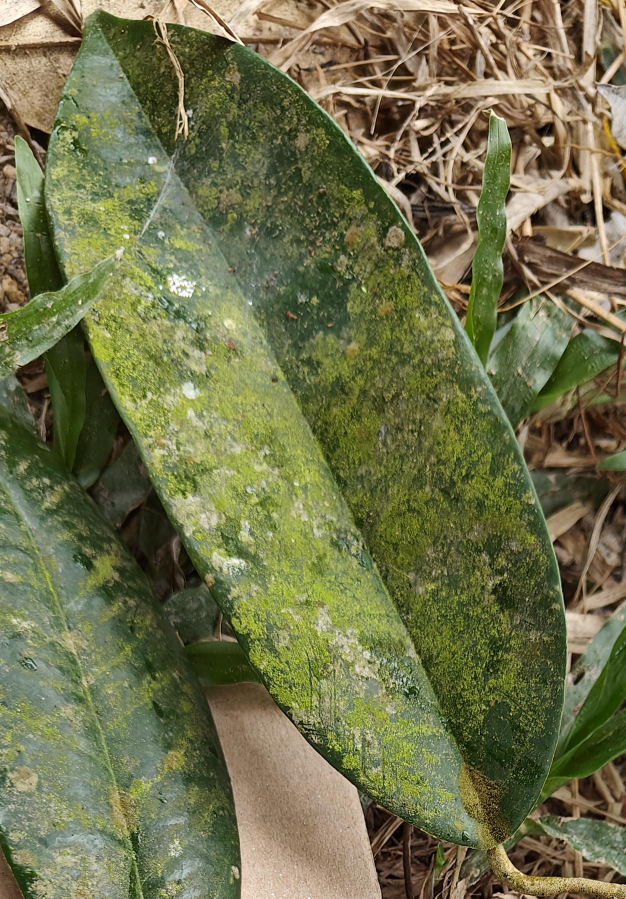
#> input picture datasets_test/Algal Leaf Spot_1.jpg, 1252 x 1797 px (shown at 1/2 size); its folder holds only this picture in this run
$ python -i tools_bbox_cut.py   (imports and definitions only)   (older library calls are emulated)
#> lines starting #> are read from the running program, lines starting #| are printed output that depends on the picture
#> further down, picture is the input picture: PIL image 1252x1797 RGB; mean R, G, B 112.5, 113.7, 75.5
import os
import shutil
import xml.etree.ElementTree as ET
from PIL import Image
import cv2
import numpy as np
import tqdm

def make_abs_path(path):
    return os.path.abspath(os.path.join(os.path.dirname(__file__), path))

# [52 lines left out: functions load_from, read_bbox, filter_and_padding, not called in this run]

# 调整threshold筛选清晰图片
def is_blur_image(cropped_image, threshold=64.0, resize_to=(256, 256)):
    # 转为灰度图并缩小尺寸（加速计算）
#> called with threshold = 64, resize_to = (256, 256)
    gray = np.array(cropped_image.convert('L').resize(resize_to))
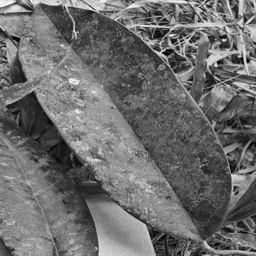
#> gray: shape (256, 256); min 0, max 254, mean 109
    # 使用 OpenCV 的 Sobel 算子计算梯度
    gx = cv2.Sobel(gray, cv2.CV_64F, 1, 0, ksize=3)  # x方向梯度
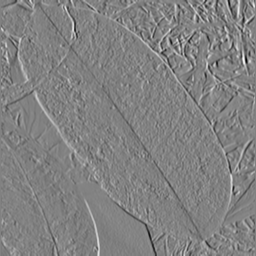
#> gx: shape (256, 256) float64; min -851, max 819, mean -0.5; drawn with min black and max white
    gy = cv2.Sobel(gray, cv2.CV_64F, 0, 1, ksize=3)  # y方向梯度
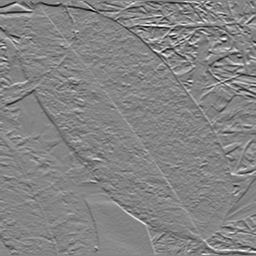
#> gy: shape (256, 256) float64; min -805, max 743, mean -1.4; drawn with min black and max white
    # 计算梯度幅值的均值
    score = np.mean(np.sqrt(gx**2 + gy**2))
#> score = 114.7
    # 打印结果
    print(f"{score:.2f} < {threshold}")
#| 114.75 < 64.0
    return score < threshold  # 值越小越模糊

# [22 lines left out: function bbox_cut, not called in this run]

# [9 lines not run here, left out]

>>> from PIL import Image
>>> picture = Image.open('../datasets_test/Algal Leaf Spot_1.jpg')
>>> result = is_blur_image(picture)
#> result = False

$ run again, on datasets_test/Algal Leaf Spot_13.jpg
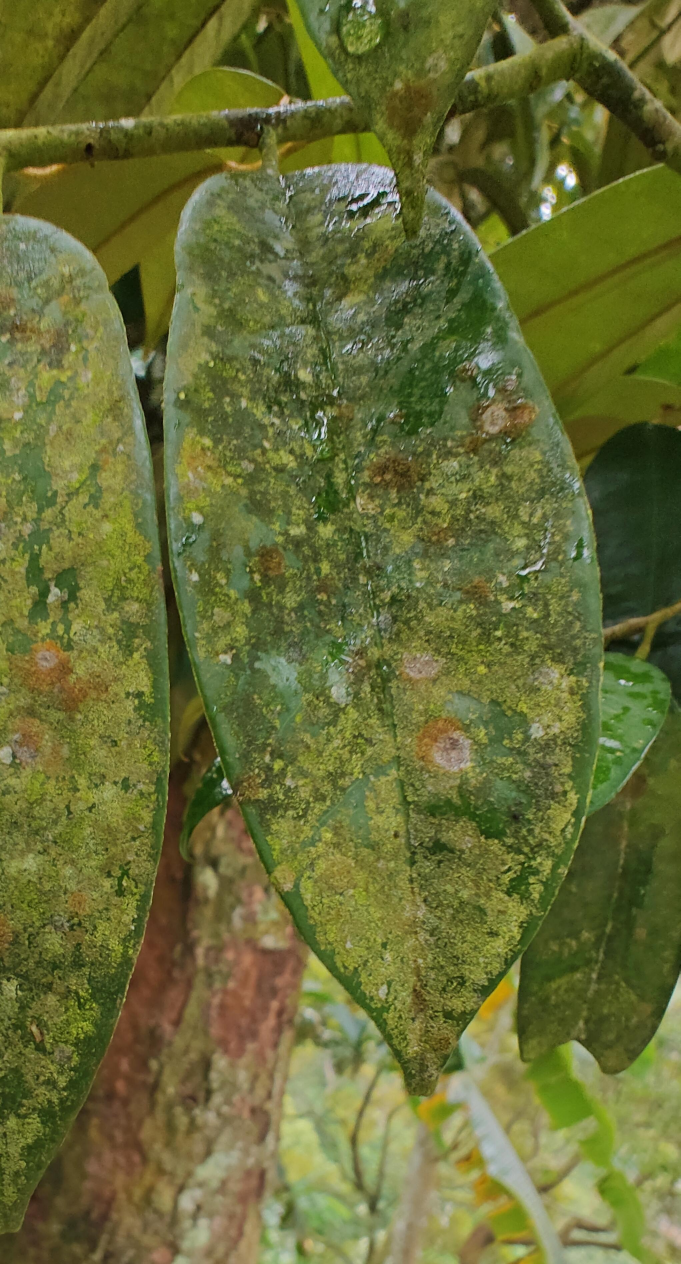
#> input picture datasets_test/Algal Leaf Spot_13.jpg, 2041 x 3792 px (shown at 1/3 size)
#> picture is the input picture: PIL image 2041x3792 RGB; mean R, G, B 104, 108.7, 53.4
#> in is_blur_image, `gray = np.array(cropped_image.convert('L').resize(resize_to))`:
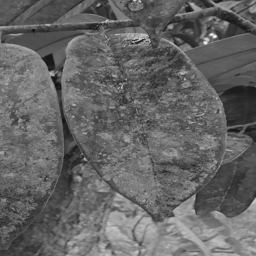
#> gray: shape (256, 256); min 13, max 254, mean 101
#> in is_blur_image, `gy = cv2.Sobel(gray, cv2.CV_64F, 0, 1, ksize=3)`:
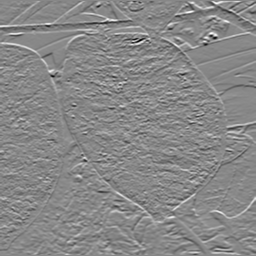
#> gy: shape (256, 256) float64; min -588, max 516, mean 1.3; drawn with min black and max white
#> score = 76.31
#| 76.31 < 64.0
#> result = False

$ run again, on datasets_test/Algal Leaf Spot_16.jpg
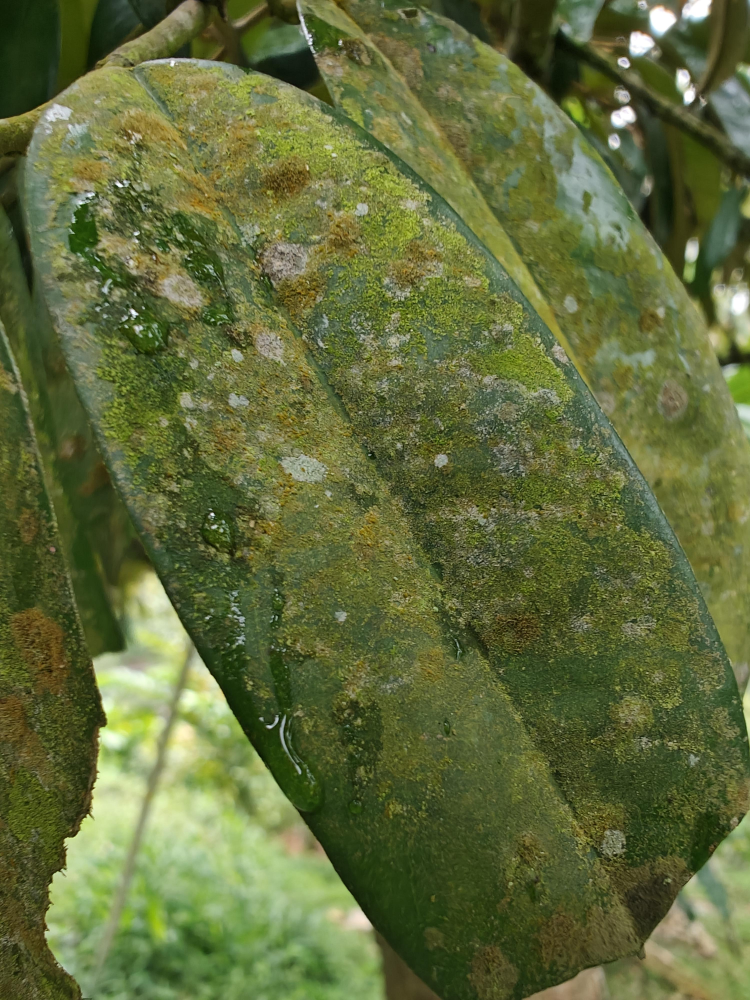
#> input picture datasets_test/Algal Leaf Spot_16.jpg, 3000 x 4000 px (shown at 1/4 size)
#> picture is the input picture: PIL image 3000x4000 RGB; mean R, G, B 97.1, 107.6, 59.4
#> in is_blur_image, `gray = np.array(cropped_image.convert('L').resize(resize_to))`:
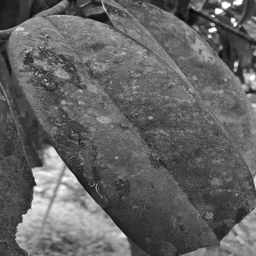
#> gray: shape (256, 256); min 10, max 255, mean 99
#> in is_blur_image, `gy = cv2.Sobel(gray, cv2.CV_64F, 0, 1, ksize=3)`:
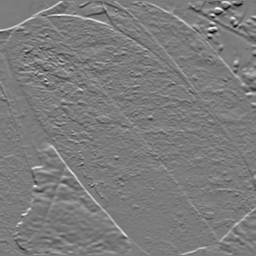
#> gy: shape (256, 256) float64; min -687, max 721, mean 1; drawn with min black and max white
#> score = 75.77
#| 75.77 < 64.0
#> result = False

$ run again, on datasets_test/Algal Leaf Spot_18.jpg
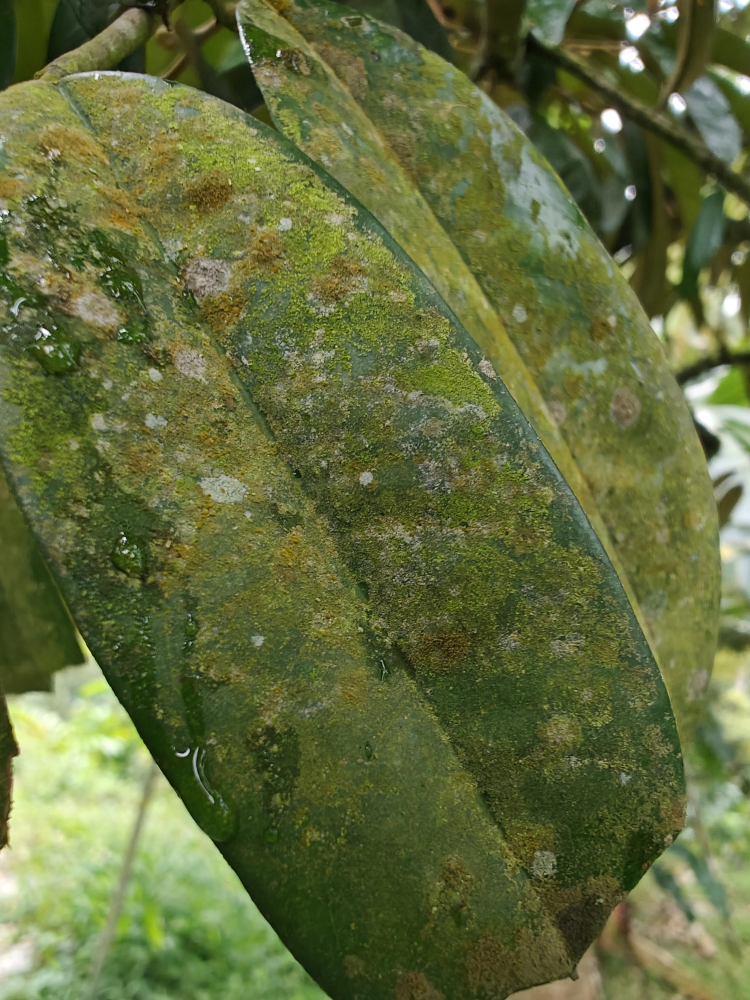
#> input picture datasets_test/Algal Leaf Spot_18.jpg, 3000 x 4000 px (shown at 1/4 size)
#> picture is the input picture: PIL image 3000x4000 RGB; mean R, G, B 98.4, 108.4, 60.7
#> in is_blur_image, `gray = np.array(cropped_image.convert('L').resize(resize_to))`:
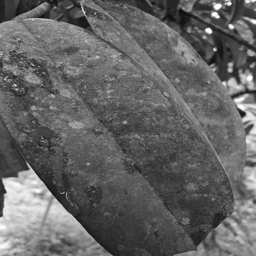
#> gray: shape (256, 256); min 9, max 255, mean 99.9
#> in is_blur_image, `gy = cv2.Sobel(gray, cv2.CV_64F, 0, 1, ksize=3)`:
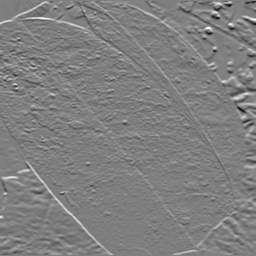
#> gy: shape (256, 256) float64; min -717, max 714, mean 1; drawn with min black and max white
#> score = 77.2
#| 77.20 < 64.0
#> result = False
